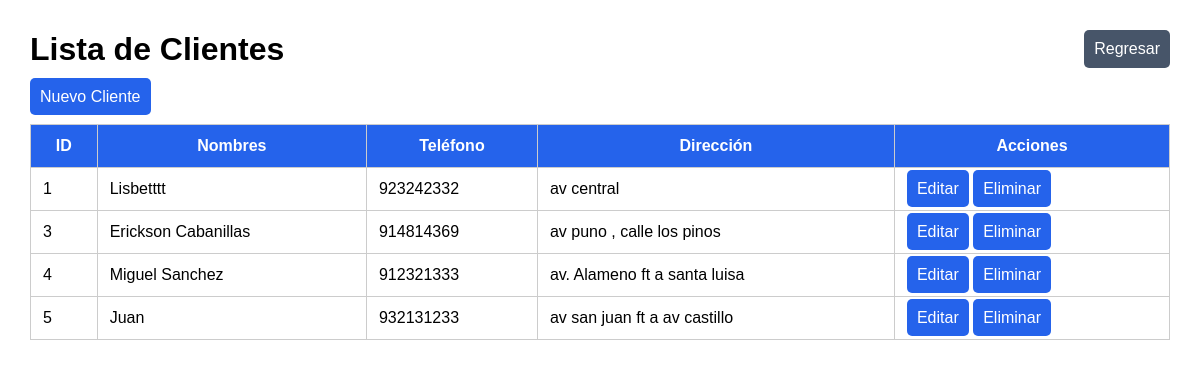
The page /views/clientes/index.php (signed in) on the database its author committed.
### tables this page shows
CREATE TABLE `clientes` (
  `id` int(11) NOT NULL,
  `nombres` varchar(150) NOT NULL,
  `telefono` varchar(20) DEFAULT NULL,
  `direccion` varchar(255) DEFAULT NULL
);

### models/Cliente.php (called while the page is built, shortened)
<?php
class Cliente{
    public static function listar(){
        $conexion = Conexion::conectar();
        $sql = "SELECT * FROM clientes";
        return $conexion->query($sql);
    }
}
?>

### views/clientes/index.php (the view, shortened to what this page needs)
<?php
require_once("../../models/Cliente.php");
$clientes = Cliente::listar();
?>
<!DOCTYPE html>
<html lang="es">
<head>
    <link rel="stylesheet" href="../css/clientes.css?v=1.2">
</head>
<body>
<div class="header-lista">
    <h1>Lista de Clientes</h1>
    <a href="../dashboard/index.php" class="btn-regresar">Regresar</a>
</div>
<a href="registrar.php">Nuevo Cliente</a>
<br><br>
<table border="1">
    <tr>
        <th>ID</th>
        <th>Nombres</th>
        <th>Teléfono</th>
        <th>Dirección</th>
        <th>Acciones</th>
    </tr>
<?php while($fila = $clientes->fetch_assoc()){ ?>
<tr>
    <td><?php echo $fila['id']; ?></td>
    <td><?php echo $fila['nombres']; ?></td>
    <td><?php echo $fila['telefono']; ?></td>
    <td><?php echo $fila['direccion']; ?></td>
    <td>
        <a href="editar.php?id=<?php echo $fila['id']; ?>">Editar</a>
        <a href="../../controllers/EliminarCliente.php?id=<?php echo $fila['id']; ?>"
           onclick="return confirm('¿Estás seguro de que deseas eliminar a este cliente?');">Eliminar</a>
    </td>
</tr>
<?php } ?>
</table>
</body>
</html>

### views/css/clientes.css (style rules this page uses)
body { font-family: Arial; margin: 30px; }
.header-lista { display: flex; justify-content: space-between; align-items: center; margin-bottom: 20px; }
.header-lista h1 { margin: 0; }
table { width: 100%; border-collapse: collapse; }
th, td { padding: 12px; border: 1px solid #ccc; }
th { background: #2563eb; color: white; }
a { text-decoration: none; background: #2563eb; color: white; padding: 10px; border-radius: 5px; }
.header-lista .btn-regresar { background: #475569; transition: background 0.3s ease; }

### rows shown on the page
clientes: id "1", nombres "Lisbetttt", telefono "923242332", direccion "av central"
clientes: id "3", nombres "Erickson Cabanillas", telefono "914814369", direccion "av puno , calle los pinos"
clientes: id "4", nombres "Miguel Sanchez", telefono "912321333", direccion "av. Alameno ft a santa luisa"
clientes: id "5", nombres "Juan", telefono "932131233", direccion "av san juan ft a av castillo"
